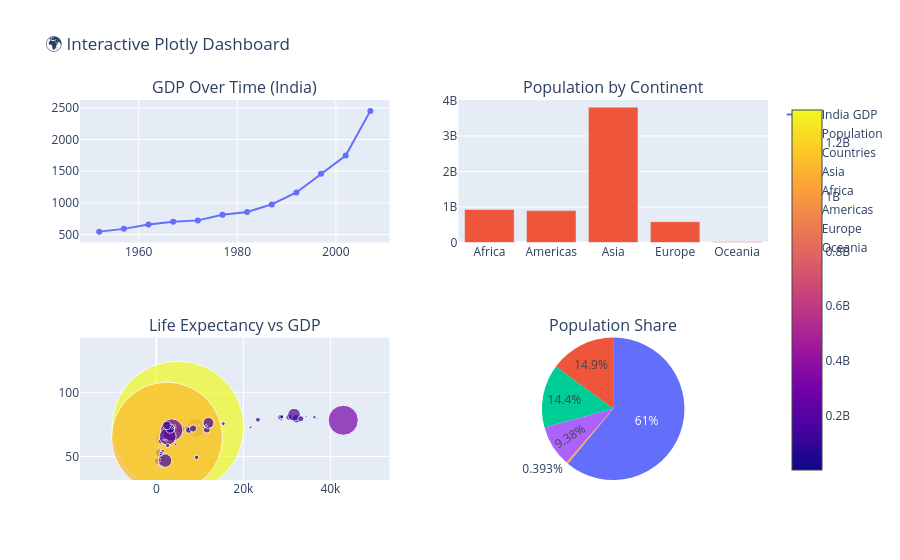

This figure's notebook cell:
### Code cell
# Layout
fig.update_layout(
    title="🌍 Interactive Plotly Dashboard",
    height=800
)

fig.show()

### Figure 1 — Plotly figure (JSON) as saved in the notebook; plotly's stock layout.template omitted (floating-point values rounded to 4 significant figures; data arrays with more than 128 entries replaced by an {"elided": "..."} marker saying what was removed)
{"data": [{"mode": "lines+markers", "name": "India GDP", "type": "scatter", "x": [1952, 1957, 1962, 1967, 1972, 1977, 1982, 1987, 1992, 1997, 2002, 2007], "xaxis": "x", "y": [546.6, 590.1, 658.3, 700.8, 724.0, 813.3, 855.7, 976.5, 1164.0, 1459.0, 1747.0, 2452.0], "yaxis": "y"}, {"name": "Population", "type": "bar", "x": ["Africa", "Americas", "Asia", "Europe", "Oceania"], "xaxis": "x2", "y": [929539692, 898871184, 3811953827, 586098529, 24549947], "yaxis": "y2"}, {"marker": {"color": {"elided": "142 int values"}, "showscale": true, "size": {"elided": "142 float values"}}, "mode": "markers", "name": "Countries", "text": {"elided": "142 str values"}, "type": "scatter", "x": {"elided": "142 float values"}, "xaxis": "x3", "y": {"elided": "142 float values"}, "yaxis": "y3"}, {"domain": {"x": [0.55, 1], "y": [0, 0.375]}, "labels": ["Africa", "Americas", "Asia", "Europe", "Oceania"], "name": "Population Share", "type": "pie", "values": [929539692, 898871184, 3811953827, 586098529, 24549947]}], "layout": {"annotations": [{"font": {"size": 16}, "showarrow": false, "text": "GDP Over Time (India)", "x": 0.225, "xanchor": "center", "xref": "paper", "y": 1, "yanchor": "bottom", "yref": "paper"}, {"font": {"size": 16}, "showarrow": false, "text": "Population by Continent", "x": 0.775, "xanchor": "center", "xref": "paper", "y": 1, "yanchor": "bottom", "yref": "paper"}, {"font": {"size": 16}, "showarrow": false, "text": "Life Expectancy vs GDP", "x": 0.225, "xanchor": "center", "xref": "paper", "y": 0.375, "yanchor": "bottom", "yref": "paper"}, {"font": {"size": 16}, "showarrow": false, "text": "Population Share", "x": 0.775, "xanchor": "center", "xref": "paper", "y": 0.375, "yanchor": "bottom", "yref": "paper"}], "autosize": true, "title": {"text": "🌍 Interactive Plotly Dashboard"}, "xaxis": {"anchor": "y", "autorange": true, "domain": [0, 0.45], "range": [1948.0, 2011.0], "type": "linear"}, "xaxis2": {"anchor": "y2", "autorange": true, "domain": [0.55, 1], "range": [-0.5, 4.5], "type": "category"}, "xaxis3": {"anchor": "y3", "autorange": true, "domain": [0, 0.45], "range": [-38240.0, 56470.0], "type": "linear"}, "yaxis": {"anchor": "x", "autorange": true, "domain": [0.625, 1], "range": [401.3, 2597.0], "type": "linear"}, "yaxis2": {"anchor": "x2", "autorange": true, "domain": [0.625, 1], "range": [0, 4013000000.0], "type": "linear"}, "yaxis3": {"anchor": "x3", "autorange": true, "domain": [0, 0.375], "range": [35.67, 98.29], "type": "linear"}}}
